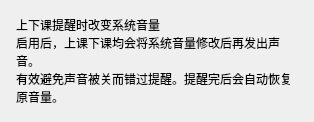
          <widget class="CardWidget" name="CardWidget_8">
           <property name="minimumSize">
            <size>
             <width>0</width>
             <height>70</height>
            </size>
           </property>
           <layout class="QHBoxLayout" name="horizontalLayout_20">
            <property name="leftMargin">
             <number>16</number>
            </property>
            <property name="topMargin">
             <number>16</number>
            </property>
            <property name="rightMargin">
             <number>16</number>
            </property>
            <property name="bottomMargin">
             <number>16</number>
            </property>
            <item>
             <layout class="QVBoxLayout" name="verticalLayout_10">
              <property name="spacing">
               <number>0</number>
              </property>
              <item>
               <widget class="StrongBodyLabel" name="CW6_label_5">
                <property name="sizePolicy">
                 <sizepolicy hsizetype="Expanding" vsizetype="Preferred">
                  <horstretch>0</horstretch>
                  <verstretch>0</verstretch>
                 </sizepolicy>
                </property>
                <property name="text">
                 <string>上下课提醒时改变系统音量</string>
                </property>
               </widget>
              </item>
              <item>
               <widget class="CaptionLabel" name="CW6_label_6">
                <property name="text">
                 <string>启用后，上课下课均会将系统音量修改后再发出声音。
有效避免声音被关而错过提醒。提醒完后会自动恢复原音量。</string>
                </property>
                <property name="wordWrap">
                 <bool>true</bool>
                </property>
                <property name="lightColor" stdset="0">
                 <color alpha="150">
                  <red>0</red>
                  <green>0</green>
                  <blue>0</blue>
                 </color>
                </property>
                <property name="darkColor" stdset="0">
                 <color alpha="200">
                  <red>255</red>
                  <green>255</green>
                  <blue>255</blue>
                 </color>
                </property>
               </widget>
              </item>
             </layout>
            </item>
            <item>
             <widget class="SwitchButton" name="dp_Sysvolume_button">
              <property name="onText">
               <string>启用</string>
              </property>
              <property name="offText">
               <string>禁用</string>
              </property>
             </widget>
            </item>
           </layout>
          </widget>
